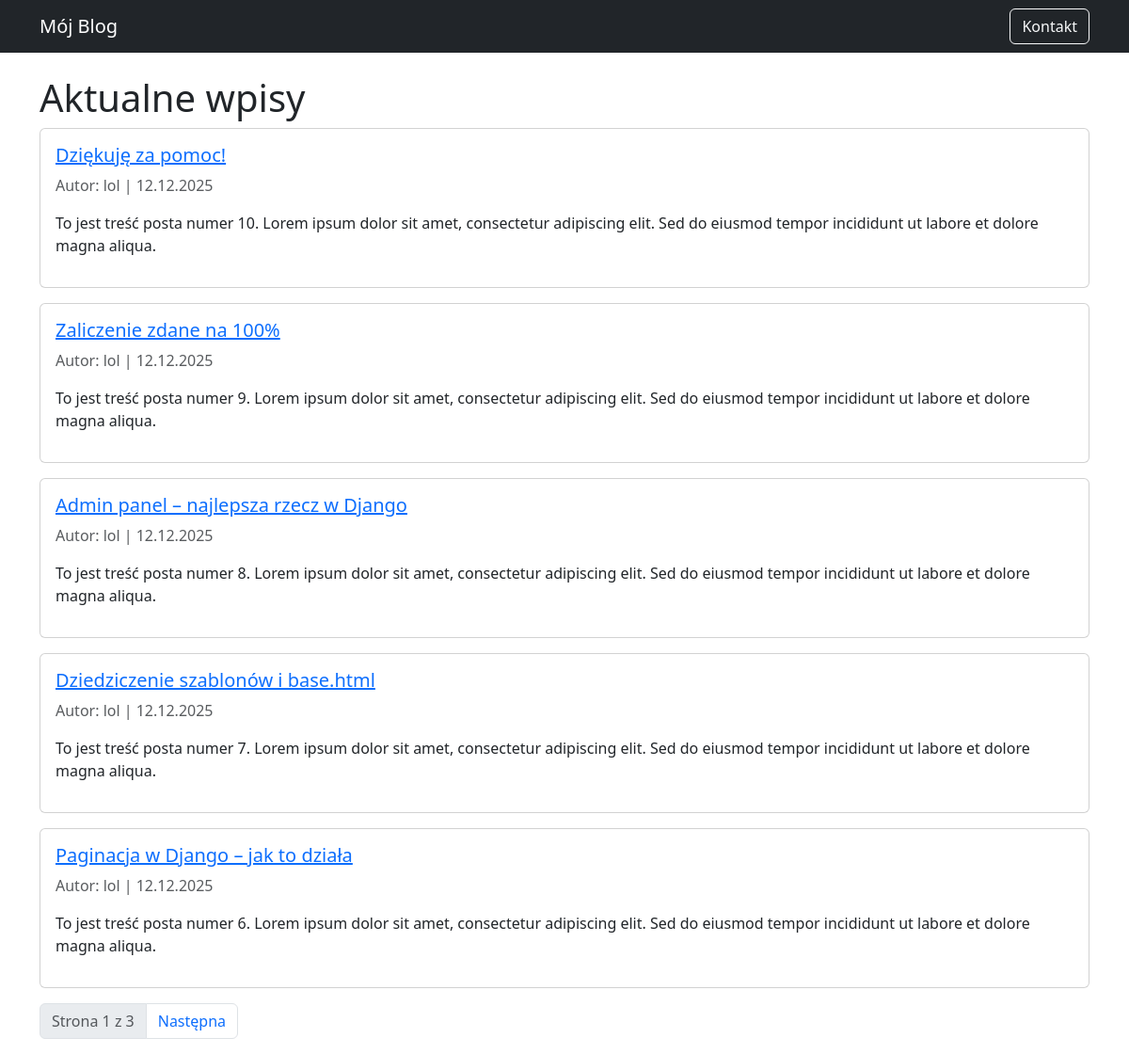
The page / on the database its author committed.
### blog/models.py (models this page shows, shortened)
class Post(models.Model):
    title = models.CharField(max_length=200)
    content = models.TextField()
    created_at = models.DateTimeField(default=timezone.now)
    author = models.ForeignKey('auth.User', on_delete=models.CASCADE)
    published = models.BooleanField(default=True)
    class Meta:
        ordering = ['-created_at']
    def get_absolute_url(self):
        return reverse('post_detail', kwargs={'pk': self.pk})

### blog/views.py (the view)
# urls.py: path('', PostListView.as_view(), name='post_list'),
class PostListView(ListView):
    model = Post
    template_name = 'blog/post_list.html'
    context_object_name = 'posts'
    paginate_by = 5
    def get_queryset(self):
        return Post.objects.filter(published=True)

### blog/templates/blog/post_list.html (shortened to what this page needs)
{% extends 'blog/base.html' %}
{% block content %}
<h1>Aktualne wpisy</h1>
{% for post in posts %}
    <div class="card mb-3">
        <div class="card-body">
            <h5 class="card-title"><a href="{{ post.get_absolute_url }}">{{ post.title }}</a></h5>
            <p class="text-muted">Autor: {{ post.author }} | {{ post.created_at|date:"d.m.Y" }}</p>
            <p>{{ post.content|truncatewords:50|linebreaks }}</p>
        </div>
    </div>
{% empty %}
    <p>Brak opublikowanych postów.</p>
{% endfor %}
{% if is_paginated %}
<nav>
    <ul class="pagination">
        <li class="page-item disabled"><a class="page-link">Strona {{ page_obj.number }} z {{ paginator.num_pages }}</a></li>
        {% if page_obj.has_next %}
            <li class="page-item"><a class="page-link" href="?page={{ page_obj.next_page_number }}">Następna</a></li>
        {% endif %}
    </ul>
</nav>
{% endif %}
{% endblock %}

### rows shown on the page
Post: title "Dziękuję za pomoc!", author "lol", created_at "12.12.2025", content "To jest treść posta numer 10. Lorem ipsum dolor sit amet, consectetur adipiscing elit. Sed do eiusmod tempor incididunt ut labore et dolore magna aliqua."
Post: title "Zaliczenie zdane na 100%", author "lol", created_at "12.12.2025", content "To jest treść posta numer 9. Lorem ipsum dolor sit amet, consectetur adipiscing elit. Sed do eiusmod tempor incididunt ut labore et dolore magna aliqua."
Post: title "Admin panel – najlepsza rzecz w Django", author "lol", created_at "12.12.2025", content "To jest treść posta numer 8. Lorem ipsum dolor sit amet, consectetur adipiscing elit. Sed do eiusmod tempor incididunt ut labore et dolore magna aliqua."
Post: title "Dziedziczenie szablonów i base.html", author "lol", created_at "12.12.2025", content "To jest treść posta numer 7. Lorem ipsum dolor sit amet, consectetur adipiscing elit. Sed do eiusmod tempor incididunt ut labore et dolore magna aliqua."
Post: title "Paginacja w Django – jak to działa", author "lol", created_at "12.12.2025", content "To jest treść posta numer 6. Lorem ipsum dolor sit amet, consectetur adipiscing elit. Sed do eiusmod tempor incididunt ut labore et dolore magna aliqua."

### other values the page prints
{{ page_obj.number }} "1"
{{ paginator.num_pages }} "3"
